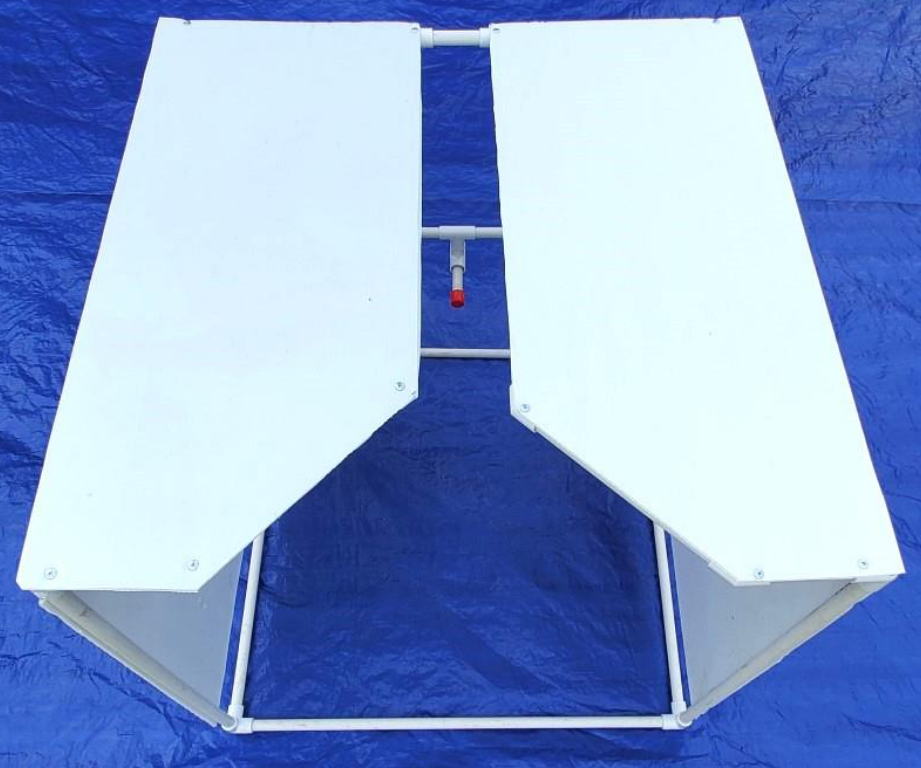
#> input picture image_docking_2.png, 921 x 768 px
$ python opencv.py
#> lines starting #> are read from the running program, lines starting #| are printed output that depends on the picture; after the words box and inside, x2 and y2 are one past the last pixel; in counts of white or black regions, pixels touching at a corner belong together
import cv2
import numpy as np

if __name__ == '__main__':
    frame = cv2.imread('image_docking_2.png')
#> frame is the input picture: shape (768, 921, 3); mean B, G, R 209.6, 160.7, 135.5
    # cv2.imshow('This is a flower', frame)
    # cv2.waitKey(0)
    hsv_frame = cv2.cvtColor(frame, cv2.COLOR_BGR2HSV)
#> hsv_frame: shape (768, 921, 3); mean H, S, V 104.4, 106.1, 209.7

    bottom_red_lower = np.array([0, 50, 50])
    bottom_red_upper = np.array([10, 255, 255])
    top_red_lower = np.array([170, 50, 50])
    top_red_upper = np.array([180, 255, 255])

    bottom_mask = cv2.inRange( hsv_frame, bottom_red_lower, bottom_red_upper )
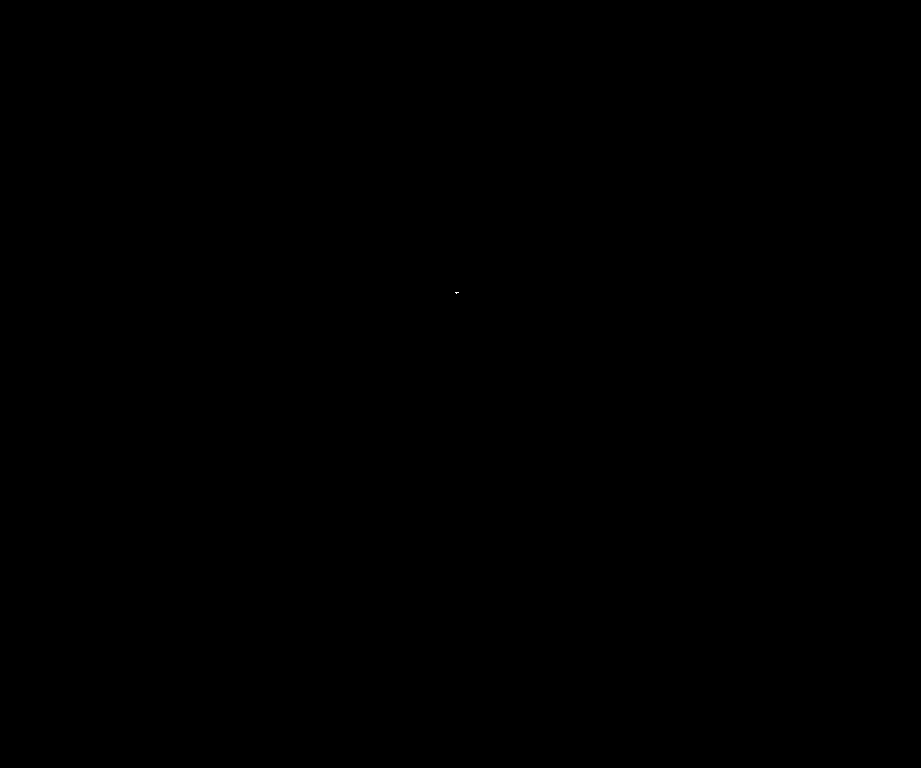
#> bottom_mask: shape (768, 921); 0% white in thin lines or dots, all inside (x1, y1, x2, y2) = (455, 292, 459, 294)
    top_mask = cv2.inRange(hsv_frame, top_red_lower, top_red_upper)
#> top_mask: shape (768, 921); 0.02% white; 1 white region, box (x1, y1, x2, y2) and area: (452, 289, 464, 304) 138

    mask = bottom_mask + top_mask
#> mask: shape (768, 921); 0.02% white; 1 white region

    contours, _ = cv2.findContours(
        mask.copy(),
        cv2.RETR_TREE,
        cv2.CHAIN_APPROX_SIMPLE
    )
#> contours = 1 contour; box (x1, y1, x2, y2) and area: (452, 289, 464, 304) 122

    red_contour = contours[0]
#> red_contour = contour of 16 points, box (x1, y1, x2, y2) (452, 289, 464, 304), area 122
    if len(contours) > 0:
        biggest_contour = max(contours, key=cv2.contourArea)
#> biggest_contour has the same summary as red_contour
        red_contour = biggest_contour

    x, y, w, h = cv2.boundingRect(red_contour)
#> x = 452; y = 289; w = 12; h = 15

    cv2.rectangle(mask, (x, y), (x + w, y + h), (100, 255, 255), 2)
#> mask: shape (768, 921); min 0, max 255, mean 0.1

    cv2.imshow('This is the mask', mask)
    cv2.waitKey(0)
